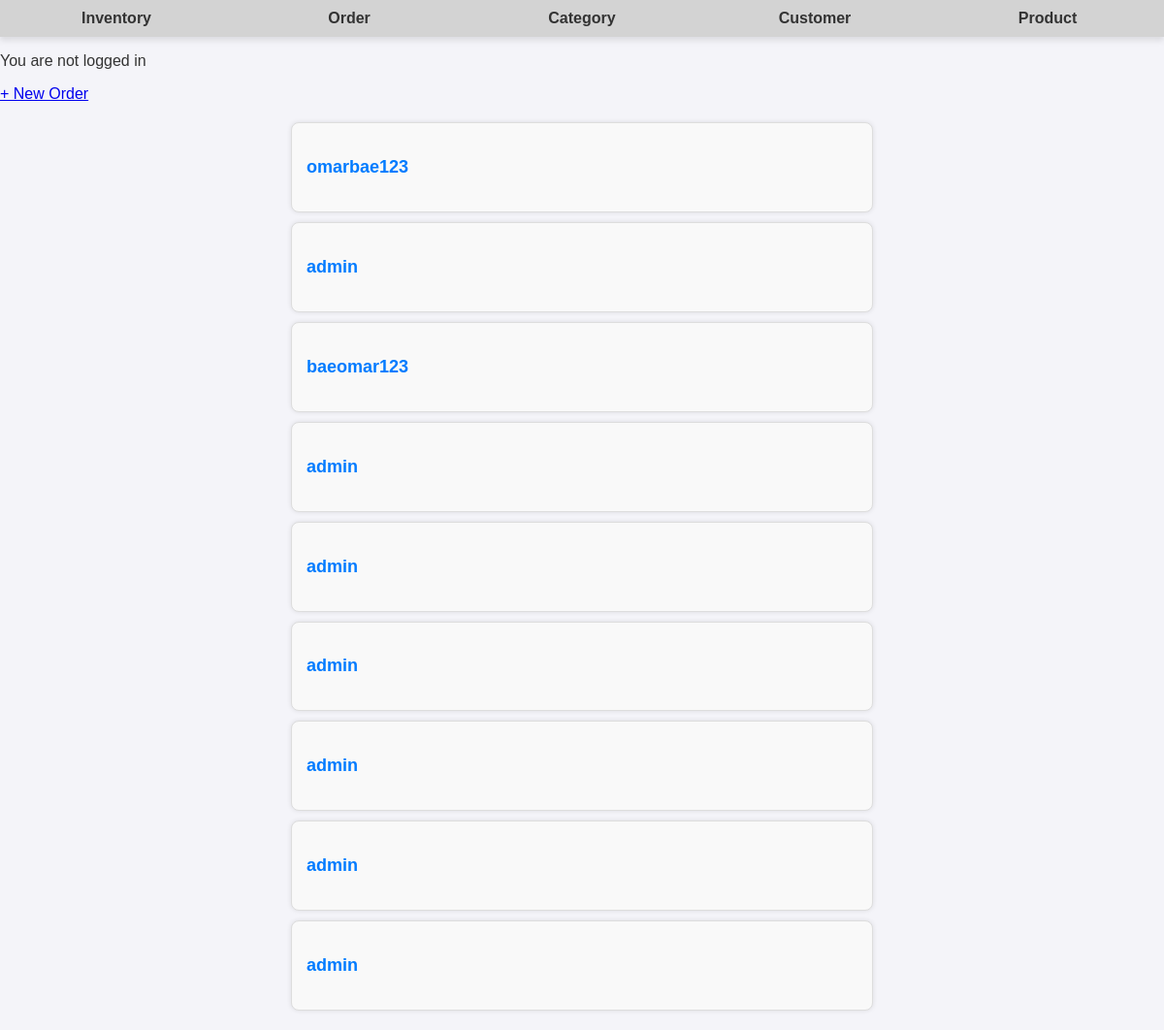
The page /order/ on the database its author committed.
### app/models.py (models this page shows, shortened)
class Order(models.Model):
    customer = models.ForeignKey("auth.User", on_delete=models.CASCADE)
    product = models.ManyToManyField(Product)
    total_amount = models.DecimalField(max_digits=10, decimal_places=2)
    created_at = models.DateTimeField(auto_now_add=True)
    updated_at = models.DateTimeField(auto_now=True)

### app/views.py (the view)
# urls.py: path('order/', OrderListView.as_view(), name='order'),
class OrderListView(ListView):
    model = Order
    context_object_name = 'order'
    template_name = 'app/order_list.html'

### app/templates/app/order_list.html (shortened to what this page needs)
{% extends 'app/base.html' %}
{% load static %}
{% block content %}
<a href="{% url 'order_create' %}" class="new-order-link">+ New Order</a>
<div class="order-list-container">
    {% for order in order %}
       <div class="order r">
           <h2><a href="{% url 'order_detail' order.pk %}">{{ order.customer }}</a></h2>
       </div>
    {% endfor %}
</div>
{% endblock content %}

### static/css/base.css (style rules this page uses)
body { font-family: Arial, sans-serif; margin: 0; padding: 0; background-color: #f4f4f9; color: #333; }
h2 { margin-bottom: 20px; color: #333; }
.order-list-container { width: 100%; max-width: 600px; margin: 20px auto; }
.order-list-container .order.r { background: #f9f9f9; padding: 15px; border: 1px solid #ddd; border-radius: 8px; margin-bottom: 10px; box-shadow: 0 0 5px rgba(0, 0, 0, 0.1); }
.order-list-container .order.r h2 a { text-decoration: none; color: #007bff; font-size: 18px; }
.order-list-container .order.r a { display: block; font-size: 14px; color: #555; margin-top: 5px; }

### rows shown on the page
Order: customer "omarbae123"
Order: customer "admin"
Order: customer "baeomar123"
Order: customer "admin"
Order: customer "admin"
Order: customer "admin"
Order: customer "admin"
Order: customer "admin"
Order: customer "admin"
